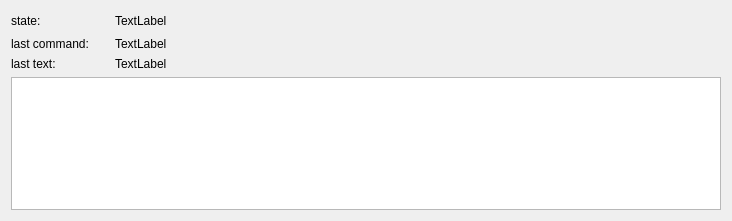
<?xml version="1.0" encoding="UTF-8"?>
<ui version="4.0">
 <class>guiDlg</class>
 <widget class="QWidget" name="guiDlg">
  <property name="geometry">
   <rect>
    <x>0</x>
    <y>0</y>
    <width>732</width>
    <height>221</height>
   </rect>
  </property>
  <property name="windowTitle">
   <string>conversation</string>
  </property>
  <layout class="QVBoxLayout" name="verticalLayout">
   <item>
    <layout class="QGridLayout" name="gridLayout">
     <item row="1" column="0">
      <widget class="QLabel" name="label_4">
       <property name="text">
        <string>state:</string>
       </property>
      </widget>
     </item>
     <item row="1" column="2">
      <widget class="QLabel" name="stateLabel">
       <property name="text">
        <string>TextLabel</string>
       </property>
      </widget>
     </item>
     <item row="3" column="0">
      <widget class="QLabel" name="label_3">
       <property name="text">
        <string>last text:</string>
       </property>
      </widget>
     </item>
     <item row="1" column="1">
      <spacer name="horizontalSpacer">
       <property name="orientation">
        <enum>Qt::Horizontal</enum>
       </property>
       <property name="sizeType">
        <enum>QSizePolicy::Fixed</enum>
       </property>
       <property name="sizeHint" stdset="0">
        <size>
         <width>20</width>
         <height>20</height>
        </size>
       </property>
      </spacer>
     </item>
     <item row="3" column="2">
      <widget class="QLabel" name="lastTextLabel">
       <property name="sizePolicy">
        <sizepolicy hsizetype="Expanding" vsizetype="Preferred">
         <horstretch>0</horstretch>
         <verstretch>0</verstretch>
        </sizepolicy>
       </property>
       <property name="sizeIncrement">
        <size>
         <width>20</width>
         <height>0</height>
        </size>
       </property>
       <property name="text">
        <string>TextLabel</string>
       </property>
      </widget>
     </item>
     <item row="2" column="0">
      <widget class="QLabel" name="label">
       <property name="text">
        <string>last command:</string>
       </property>
      </widget>
     </item>
     <item row="2" column="2">
      <widget class="QLabel" name="lastCommandLabel">
       <property name="text">
        <string>TextLabel</string>
       </property>
      </widget>
     </item>
    </layout>
   </item>
   <item>
    <widget class="QTextEdit" name="textEdit"/>
   </item>
  </layout>
 </widget>
 <resources/>
 <connections/>
</ui>
